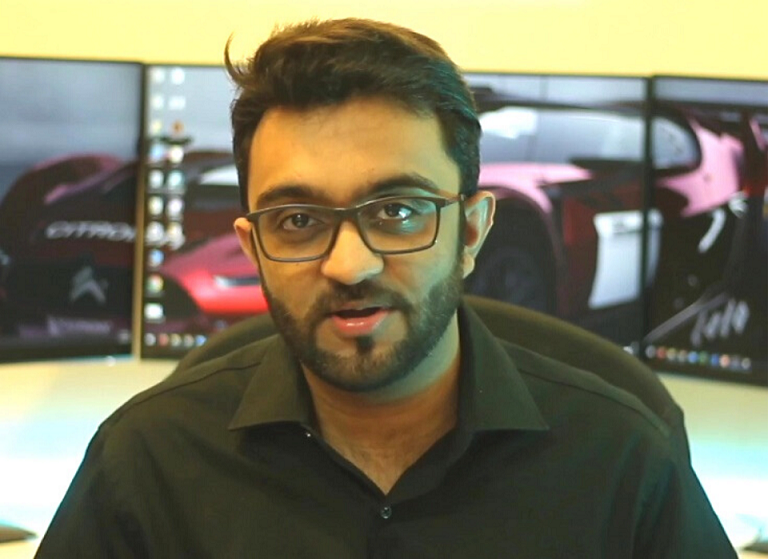
#> input picture test.png, 768 x 559 px, given in place of the camera
$ python Project1_VirtualPaint.py
#> lines starting #> are read from the running program, lines starting #| are printed output that depends on the picture; after the words box and inside, x2 and y2 are one past the last pixel; in counts of white or black regions, pixels touching at a corner belong together
#> further down, img is the input picture: shape (559, 768, 3); mean B, G, R 94.1, 117.1, 120.5
import cv2
import numpy as np

cap = cv2.VideoCapture(0)
myColor = [[53,109,165,123,255,255],[133,56,0,159,156,255]] #MyBluePen
myReqColor = [[255,0,0],[255,0,255]] #BGR
'''Written as hmin,smin,vmin and hmax,smax,vmax so that It is easy to write
in lower and upper'''
myPoints = [] #[x,y,color[0]]

def findColor(img):
    imgHSV = cv2.cvtColor(img,cv2.COLOR_BGR2HSV)
#> imgHSV: shape (559, 768, 3); mean H, S, V 47.1, 75.2, 127.4
    newPoints = []
    count=0
    for color in myColor:
        lower = np.array(color[0:3])
        upper = np.array(color[3:6])
        mask = cv2.inRange(imgHSV,lower,upper)
        # cv2.imshow("Mask", mask)
        x,y = getContours(mask)
        cv2.circle(imgResult, (x, y), 10, myReqColor[count], cv2.FILLED)

        if x!=0 and y!=0:
                newPoints.append([x,y,count])
        count+=1
#> this loop made 2 passes
#> (contours in getContours, x, y) on pass 1: (2 contours, all with area under 20, 0, 0)
#> (x, y) on pass 2: (0, 0)
#> pass 1, in findColor, `mask = cv2.inRange(imgHSV,lower,upper)`:
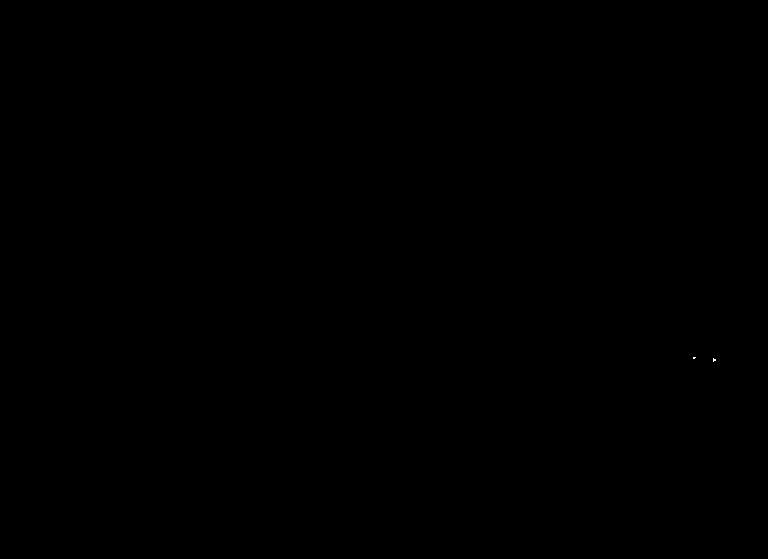
#> mask: shape (559, 768); 0% white in thin lines or dots, all inside (x1, y1, x2, y2) = (693, 357, 716, 362)
#> after the loop: imgResult: shape (559, 768, 3); 0.02% of pixels changed, all inside (x1, y1, x2, y2) = (0, 0, 11, 11)
#> after the loop, count = 2; newPoints = []
    return newPoints

def getContours(img):
    contours,hierarchy = cv2.findContours(img,cv2.RETR_EXTERNAL,cv2.CHAIN_APPROX_SIMPLE)
    x,y,w,h = 0,0,0,0
    for cnt in contours:
        area = cv2.contourArea(cnt)
        if area>500:
            cv2.drawContours(imgResult,cnt,-1,(255,0,0),3)
            peri = cv2.arcLength(cnt,True)
            approx = cv2.approxPolyDP(cnt,0.02*peri,True)
            x,y,w,h = cv2.boundingRect(approx)
    return x+w//2,y

def drawonCanvas(myPoints,myReqColor):
    for point in myPoints:
        cv2.circle(imgResult,(point[0],point[1]),10,myReqColor[point[2]],cv2.FILLED)

while True:
    success, img = cap.read()
    imgResult = img.copy()
    newPoints = findColor(img)
#> newPoints = []
    if len(newPoints)!=0:
        for newP in newPoints:
            myPoints.append(newP)
    if len(myPoints)!=0:
        drawonCanvas(myPoints,myReqColor)
    cv2.imshow("Webcam", imgResult)
    if cv2.waitKey(1)==ord('q'):
#> (key q is pressed here)
        break
